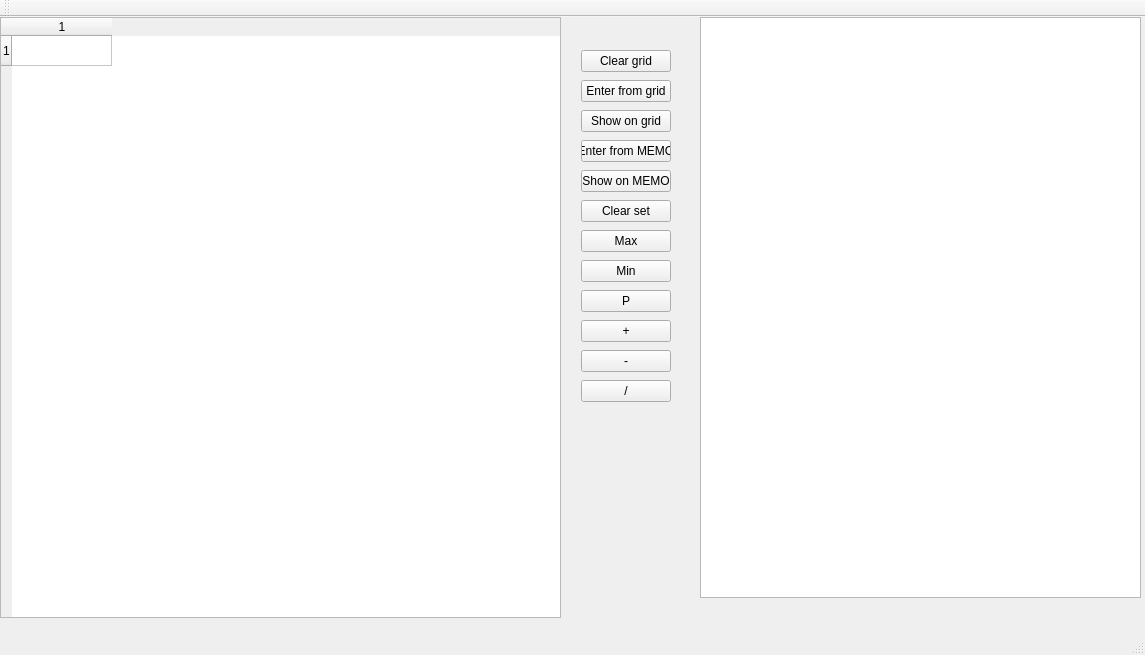
<?xml version="1.0" encoding="UTF-8"?>
<ui version="4.0">
 <class>MainWindow</class>
 <widget class="QMainWindow" name="MainWindow">
  <property name="geometry">
   <rect>
    <x>0</x>
    <y>0</y>
    <width>1145</width>
    <height>655</height>
   </rect>
  </property>
  <property name="windowTitle">
   <string>MainWindow</string>
  </property>
  <widget class="QWidget" name="centralWidget">
   <widget class="QTableWidget" name="tableWidget">
    <property name="geometry">
     <rect>
      <x>0</x>
      <y>0</y>
      <width>561</width>
      <height>601</height>
     </rect>
    </property>
    <property name="rowCount">
     <number>1</number>
    </property>
    <property name="columnCount">
     <number>1</number>
    </property>
    <row/>
    <column/>
   </widget>
   <widget class="QPlainTextEdit" name="plainTextEdit">
    <property name="geometry">
     <rect>
      <x>700</x>
      <y>0</y>
      <width>441</width>
      <height>581</height>
     </rect>
    </property>
   </widget>
   <widget class="QWidget" name="">
    <property name="geometry">
     <rect>
      <x>570</x>
      <y>20</y>
      <width>112</width>
      <height>379</height>
     </rect>
    </property>
    <layout class="QVBoxLayout" name="verticalLayout">
     <item>
      <widget class="QPushButton" name="clearGrid">
       <property name="text">
        <string>Clear grid</string>
       </property>
      </widget>
     </item>
     <item>
      <widget class="QPushButton" name="enterElemsBtn">
       <property name="text">
        <string>Enter from grid</string>
       </property>
      </widget>
     </item>
     <item>
      <widget class="QPushButton" name="ShowElemsBtn">
       <property name="text">
        <string>Show on grid</string>
       </property>
      </widget>
     </item>
     <item>
      <widget class="QPushButton" name="EnterMEMOBtn">
       <property name="text">
        <string>Enter from MEMO</string>
       </property>
      </widget>
     </item>
     <item>
      <widget class="QPushButton" name="ShowMEMOBtn">
       <property name="text">
        <string>Show on MEMO</string>
       </property>
      </widget>
     </item>
     <item>
      <widget class="QPushButton" name="ClearSetBtn">
       <property name="text">
        <string>Clear set</string>
       </property>
      </widget>
     </item>
     <item>
      <widget class="QPushButton" name="findMaxBtn">
       <property name="text">
        <string>Max</string>
       </property>
      </widget>
     </item>
     <item>
      <widget class="QPushButton" name="findMinBtn">
       <property name="text">
        <string>Min</string>
       </property>
      </widget>
     </item>
     <item>
      <widget class="QPushButton" name="findPBtn">
       <property name="text">
        <string>P</string>
       </property>
      </widget>
     </item>
     <item>
      <widget class="QPushButton" name="plusBtn">
       <property name="text">
        <string>+</string>
       </property>
      </widget>
     </item>
     <item>
      <widget class="QPushButton" name="minusBtn">
       <property name="text">
        <string>-</string>
       </property>
      </widget>
     </item>
     <item>
      <widget class="QPushButton" name="dvideBtn">
       <property name="text">
        <string>/</string>
       </property>
      </widget>
     </item>
    </layout>
   </widget>
  </widget>
  <widget class="QMenuBar" name="menuBar">
   <property name="geometry">
    <rect>
     <x>0</x>
     <y>0</y>
     <width>1145</width>
     <height>25</height>
    </rect>
   </property>
  </widget>
  <widget class="QToolBar" name="mainToolBar">
   <attribute name="toolBarArea">
    <enum>TopToolBarArea</enum>
   </attribute>
   <attribute name="toolBarBreak">
    <bool>false</bool>
   </attribute>
  </widget>
  <widget class="QStatusBar" name="statusBar"/>
 </widget>
 <layoutdefault spacing="6" margin="11"/>
 <resources/>
 <connections/>
</ui>
